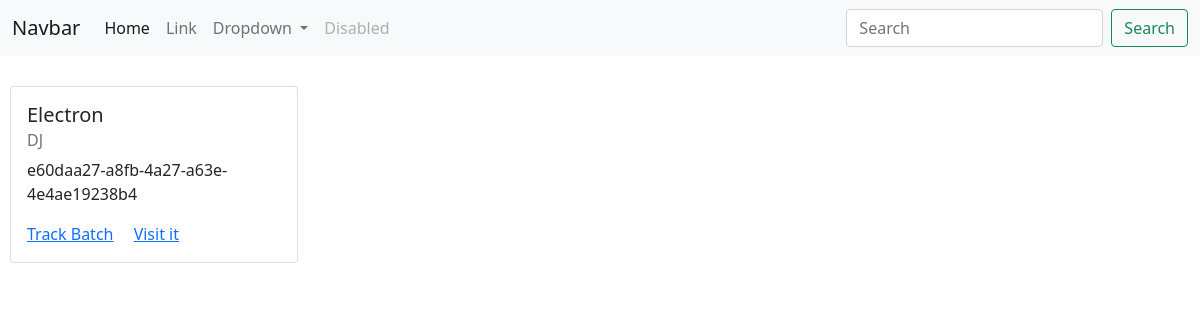
The page /batch/all/ on the database its author committed.
### batches/models.py (models this page shows, shortened)
class Batch(models.Model):
    id = models.UUIDField(primary_key=True, unique=True, editable=False, default=uuid_without_dash)
    name = models.CharField(max_length=50)
    batch_category = models.CharField(max_length=2, choices=BATCH_CATEGORY)
    user = models.ManyToManyField(User, through="BatchUser", related_name="batches")
    started = models.BooleanField(default=False)
    start_date = models.DateField(null=True, blank=True)
    end_date = models.DateField(null=True, blank=True)
    per_week = models.IntegerField(default=2)
    days = models.CharField(max_length=4, null=True, blank=True)
    time_starts = models.TimeField(null=True, blank=True)
    time_ends = models.TimeField(null=True, blank=True)
    date_created = models.DateTimeField(auto_now_add=True)
    class Meta:
        ordering = ["-date_created", ]

### batches/views.py (the view)
# urls.py: path("all/", views.BatchListView.as_view(), ),
class BatchListView(ListView):
    template_name = "batch/staff/batch-list.html"
    context_object_name = "batches"
    def get_queryset(self):
        qs = Batch.objects.all()
        return qs

### Templates/batch/staff/batch-list.html (shortened to what this page needs)
{% extends "Components/base.html" %}
{% block content %}
    <div class="batches row">
        {% for batch in batches %}
            <div class="col-sm-3">
                <div class="card" style="width: 18rem;">
                    <div class="card-body">
                        <h5 class="card-title">{{ batch.name }}</h5>
                        <h6 class="card-subtitle mb-2 text-muted">{{ batch.batch_category }}</h6>
                        <p class="card-text">{{ batch.id }}</p>
                        <a href="#" class="card-link">Track Batch</a>
                        <a href="#" class="card-link">Visit it</a>
                    </div>
                </div>
            </div>
        {% endfor %}
    </div>
{% endblock content %}

### Templates/batch/staff/batch-list.html (style rules this page uses)
.batches { justify-items: center; }

### rows shown on the page
Batch: name "Electron", batch_category "DJ", id "e60daa27-a8fb-4a27-a63e-4e4ae19238b4"
